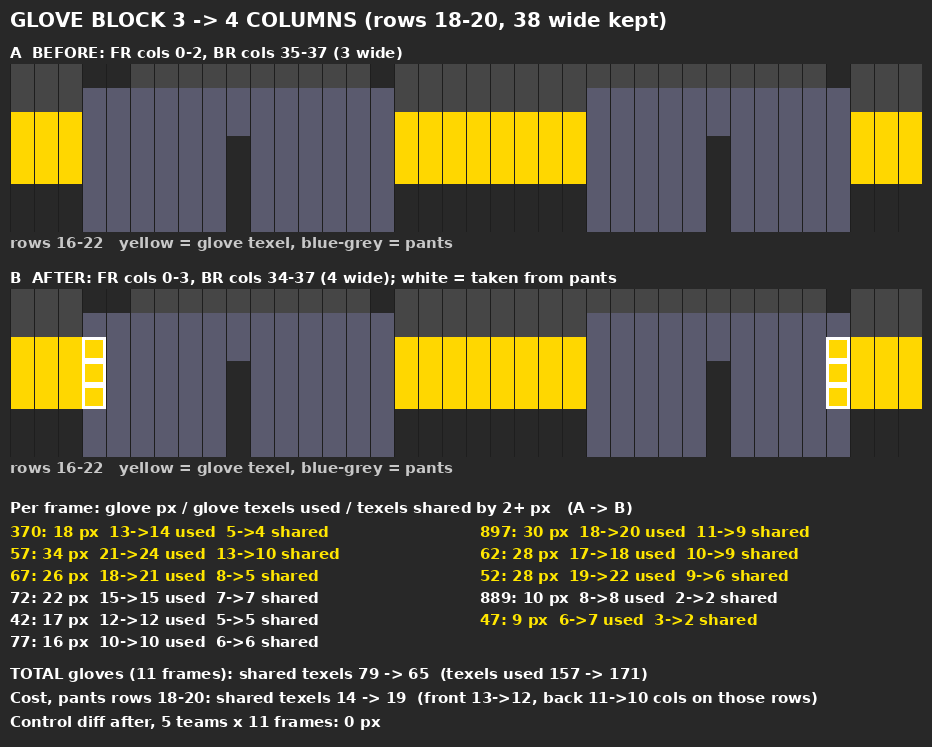

Write Python code to recreate this figure.
import json,pickle,collections,numpy as np
from PIL import Image,ImageDraw,ImageFont
F=ImageFont.truetype('/usr/share/fonts/truetype/dejavu/DejaVuSans-Bold.ttf',20);Fs=ImageFont.truetype('/usr/share/fonts/truetype/dejavu/DejaVuSans-Bold.ttf',15)
R=[json.load(open(f'glove4_{w}.json')) for w in (0,1)];K=[pickle.load(open(f'/tmp/glove4_{w}.pkl','rb')) for w in (0,1)]
def strip(FAM2,steal):
    z=24;a=np.full((7,38,3),40,np.uint8)
    for (x,v),f in FAM2.items():
        if 16<=v<=22:a[v-16,x]=(255,215,0) if f=='gear' else (90,90,110) if f.startswith('pants') else (70,70,70)
    im=Image.fromarray(a).resize((38*z,7*z),Image.NEAREST);d=ImageDraw.Draw(im)
    for x in range(39):d.line([x*z,0,x*z,7*z],fill=(30,30,30))
    for (x,v) in steal:d.rectangle([x*z,(v-16)*z,x*z+z-1,(v-16)*z+z-1],outline=(255,255,255),width=3)
    return im
W=38*24+20;Im=Image.new('RGB',(W,820),(40,40,40));d=ImageDraw.Draw(Im)
d.text((10,8),'GLOVE BLOCK 3 -> 4 COLUMNS (rows 18-20, 38 wide kept)',fill='white',font=F)
steal=[(3,v) for v in (18,19,20)]+[(34,v) for v in (18,19,20)]
y=44
for i,(lab,st) in enumerate((('A  BEFORE: FR cols 0-2, BR cols 35-37 (3 wide)',[]),('B  AFTER: FR cols 0-3, BR cols 34-37 (4 wide); white = taken from pants',steal))):
    d.text((10,y),lab,fill='white',font=Fs);Im.paste(strip(K[i]['FAM2'],st),(10,y+20));d.text((10,y+20+170),'rows 16-22   yellow = glove texel, blue-grey = pants',fill=(200,200,200),font=Fs);y+=225
y+=5;d.text((10,y),'Per frame: glove px / glove texels used / texels shared by 2+ px   (A -> B)',fill='white',font=Fs);y+=24
for j,n in enumerate(K[0]['FR']):
    a,b=R[0]['glove'][str(n)],R[1]['glove'][str(n)]
    d.text((10+(j%2)*470,y+(j//2)*22),f'{n}: {a[0]} px  {a[1]}->{b[1]} used  {a[2]}->{b[2]} shared',fill=(255,230,0) if b[2]<a[2] else 'white',font=Fs)
y+=6*22+10
ga,gb,pa,pb=R[0]['glove_tot'],R[1]['glove_tot'],R[0]['pants_tot'],R[1]['pants_tot']
for s_ in [f'TOTAL gloves (11 frames): shared texels {ga[2]} -> {gb[2]}  (texels used {ga[1]} -> {gb[1]})',f'Cost, pants rows 18-20: shared texels {pa[2]} -> {pb[2]}  (front 13->12, back 11->10 cols on those rows)',f'Control diff after, 5 teams x 11 frames: {sum(R[1]["ctrl"].values())} px']:d.text((10,y),s_,fill='white',font=Fs);y+=24
Im=Im.crop((0,0,W,y+10));Im.thumbnail((1000,2000));Im.save('glove4_sheet.png');print(Im.size)
